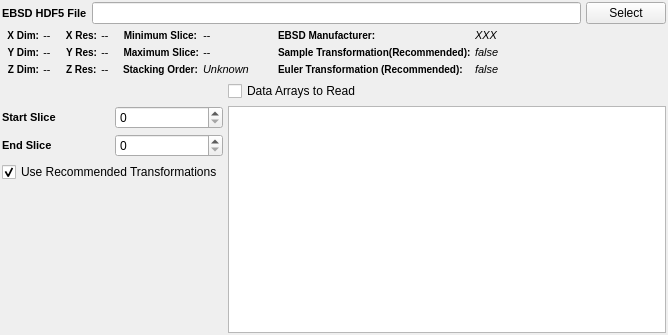
<?xml version="1.0" encoding="UTF-8"?>
<ui version="4.0">
 <class>ReadH5EbsdWidget</class>
 <widget class="QWidget" name="ReadH5EbsdWidget">
  <property name="geometry">
   <rect>
    <x>0</x>
    <y>0</y>
    <width>668</width>
    <height>335</height>
   </rect>
  </property>

  <layout class="QVBoxLayout" name="verticalLayout">
   <property name="spacing">
    <number>5</number>
   </property>
   <property name="leftMargin">
    <number>2</number>
   </property>
   <property name="topMargin">
    <number>2</number>
   </property>
   <property name="rightMargin">
    <number>2</number>
   </property>
   <property name="bottomMargin">
    <number>2</number>
   </property>
   <item>
    <layout class="QHBoxLayout" name="horizontalLayout">
     <property name="topMargin">
      <number>0</number>
     </property>
     <item>
      <widget class="QLabel" name="label">
       <property name="styleSheet">
        <string notr="true">QLabel {
font-weight: bold;
font-size: 11px;
}</string>
       </property>
       <property name="text">
        <string>EBSD HDF5 File</string>
       </property>
      </widget>
     </item>
     <item>
      <widget class="QFSDropLineEdit" name="m_InputFile">
       <property name="sizePolicy">
        <sizepolicy hsizetype="Expanding" vsizetype="Fixed">
         <horstretch>0</horstretch>
         <verstretch>0</verstretch>
        </sizepolicy>
       </property>
      </widget>
     </item>
     <item>
      <widget class="QPushButton" name="m_InputFileBtn">
       <property name="sizePolicy">
        <sizepolicy hsizetype="Maximum" vsizetype="Fixed">
         <horstretch>0</horstretch>
         <verstretch>0</verstretch>
        </sizepolicy>
       </property>
       <property name="text">
        <string>Select</string>
       </property>
      </widget>
     </item>
    </layout>
   </item>
   <item>
    <layout class="QGridLayout" name="gridLayout_2">
     <property name="rightMargin">
      <number>0</number>
     </property>
     <property name="spacing">
      <number>4</number>
     </property>
     <item row="1" column="5">
      <spacer name="horizontalSpacer">
       <property name="orientation">
        <enum>Qt::Horizontal</enum>
       </property>
       <property name="sizeHint" stdset="0">
        <size>
         <width>40</width>
         <height>20</height>
        </size>
       </property>
      </spacer>
     </item>
     <item row="1" column="1">
      <layout class="QFormLayout" name="formLayout_4">
       <property name="labelAlignment">
        <set>Qt::AlignRight|Qt::AlignTrailing|Qt::AlignVCenter</set>
       </property>
       <property name="leftMargin">
        <number>5</number>
       </property>
       <property name="rightMargin">
        <number>5</number>
       </property>
       <item row="0" column="0">
        <widget class="QLabel" name="label_16">
         <property name="font">
          <font>
           <pointsize>-1</pointsize>
           <weight>75</weight>
           <bold>true</bold>
          </font>
         </property>
         <property name="styleSheet">
          <string notr="true">QLabel {
font-weight: bold;
font-size: 10px;
}</string>
         </property>
         <property name="text">
          <string>X Res:</string>
         </property>
         <property name="alignment">
          <set>Qt::AlignRight|Qt::AlignTrailing|Qt::AlignVCenter</set>
         </property>
        </widget>
       </item>
       <item row="0" column="1">
        <widget class="QLabel" name="m_XRes">
         <property name="font">
          <font>
           <pointsize>-1</pointsize>
           <italic>true</italic>
          </font>
         </property>
         <property name="styleSheet">
          <string notr="true">QLabel {
	font-size: 11px;
	font-style: italic;
}</string>
         </property>
         <property name="text">
          <string>--</string>
         </property>
         <property name="scaledContents">
          <bool>true</bool>
         </property>
        </widget>
       </item>
       <item row="1" column="0">
        <widget class="QLabel" name="label_17">
         <property name="font">
          <font>
           <pointsize>-1</pointsize>
           <weight>75</weight>
           <bold>true</bold>
          </font>
         </property>
         <property name="styleSheet">
          <string notr="true">QLabel {
font-weight: bold;
font-size: 10px;
}</string>
         </property>
         <property name="text">
          <string>Y Res:</string>
         </property>
         <property name="alignment">
          <set>Qt::AlignRight|Qt::AlignTrailing|Qt::AlignVCenter</set>
         </property>
        </widget>
       </item>
       <item row="1" column="1">
        <widget class="QLabel" name="m_YRes">
         <property name="font">
          <font>
           <pointsize>-1</pointsize>
           <italic>true</italic>
          </font>
         </property>
         <property name="styleSheet">
          <string notr="true">QLabel {
	font-size: 11px;
	font-style: italic;
}</string>
         </property>
         <property name="text">
          <string>--</string>
         </property>
         <property name="scaledContents">
          <bool>true</bool>
         </property>
        </widget>
       </item>
       <item row="2" column="0">
        <widget class="QLabel" name="label_200">
         <property name="font">
          <font>
           <pointsize>-1</pointsize>
           <weight>75</weight>
           <bold>true</bold>
          </font>
         </property>
         <property name="styleSheet">
          <string notr="true">QLabel {
font-weight: bold;
font-size: 10px;
}</string>
         </property>
         <property name="text">
          <string>Z Res:</string>
         </property>
        </widget>
       </item>
       <item row="2" column="1">
        <widget class="QLabel" name="m_ZRes">
         <property name="font">
          <font>
           <pointsize>-1</pointsize>
           <italic>true</italic>
          </font>
         </property>
         <property name="styleSheet">
          <string notr="true">QLabel {
	font-size: 11px;
	font-style: italic;
}</string>
         </property>
         <property name="text">
          <string>--</string>
         </property>
         <property name="scaledContents">
          <bool>true</bool>
         </property>
        </widget>
       </item>
      </layout>
     </item>
     <item row="1" column="0">
      <layout class="QFormLayout" name="formLayout_3">
       <property name="fieldGrowthPolicy">
        <enum>QFormLayout::AllNonFixedFieldsGrow</enum>
       </property>
       <property name="leftMargin">
        <number>5</number>
       </property>
       <property name="rightMargin">
        <number>5</number>
       </property>
       <item row="0" column="0">
        <widget class="QLabel" name="label_13">
         <property name="font">
          <font>
           <pointsize>-1</pointsize>
           <weight>75</weight>
           <bold>true</bold>
          </font>
         </property>
         <property name="styleSheet">
          <string notr="true">QLabel {
font-weight: bold;
font-size: 10px;
}</string>
         </property>
         <property name="text">
          <string>X Dim:</string>
         </property>
         <property name="alignment">
          <set>Qt::AlignRight|Qt::AlignTrailing|Qt::AlignVCenter</set>
         </property>
        </widget>
       </item>
       <item row="0" column="1">
        <widget class="QLabel" name="m_XDim">
         <property name="font">
          <font>
           <pointsize>-1</pointsize>
           <italic>true</italic>
          </font>
         </property>
         <property name="styleSheet">
          <string notr="true">QLabel {
	font-size: 11px;
	font-style: italic;
}</string>
         </property>
         <property name="text">
          <string>--</string>
         </property>
         <property name="scaledContents">
          <bool>true</bool>
         </property>
        </widget>
       </item>
       <item row="1" column="0">
        <widget class="QLabel" name="label_14">
         <property name="font">
          <font>
           <pointsize>-1</pointsize>
           <weight>75</weight>
           <bold>true</bold>
          </font>
         </property>
         <property name="styleSheet">
          <string notr="true">QLabel {
font-weight: bold;
font-size: 10px;
}</string>
         </property>
         <property name="text">
          <string>Y Dim:</string>
         </property>
         <property name="alignment">
          <set>Qt::AlignRight|Qt::AlignTrailing|Qt::AlignVCenter</set>
         </property>
        </widget>
       </item>
       <item row="1" column="1">
        <widget class="QLabel" name="m_YDim">
         <property name="font">
          <font>
           <pointsize>-1</pointsize>
           <italic>true</italic>
          </font>
         </property>
         <property name="styleSheet">
          <string notr="true">QLabel {
	font-size: 11px;
	font-style: italic;
}</string>
         </property>
         <property name="text">
          <string>--</string>
         </property>
         <property name="scaledContents">
          <bool>true</bool>
         </property>
        </widget>
       </item>
       <item row="2" column="0">
        <widget class="QLabel" name="label_15">
         <property name="font">
          <font>
           <pointsize>-1</pointsize>
           <weight>75</weight>
           <bold>true</bold>
          </font>
         </property>
         <property name="styleSheet">
          <string notr="true">QLabel {
font-weight: bold;
font-size: 10px;
}</string>
         </property>
         <property name="text">
          <string>Z Dim:</string>
         </property>
         <property name="alignment">
          <set>Qt::AlignRight|Qt::AlignTrailing|Qt::AlignVCenter</set>
         </property>
        </widget>
       </item>
       <item row="2" column="1">
        <widget class="QLabel" name="m_ZDim">
         <property name="font">
          <font>
           <pointsize>-1</pointsize>
           <italic>true</italic>
          </font>
         </property>
         <property name="styleSheet">
          <string notr="true">QLabel {
	font-size: 11px;
	font-style: italic;
}</string>
         </property>
         <property name="text">
          <string>--</string>
         </property>
         <property name="scaledContents">
          <bool>true</bool>
         </property>
        </widget>
       </item>
      </layout>
     </item>
     <item row="1" column="4">
      <layout class="QFormLayout" name="formLayout_2">
       <property name="fieldGrowthPolicy">
        <enum>QFormLayout::AllNonFixedFieldsGrow</enum>
       </property>
       <property name="labelAlignment">
        <set>Qt::AlignLeading|Qt::AlignLeft|Qt::AlignVCenter</set>
       </property>
       <property name="leftMargin">
        <number>5</number>
       </property>
       <property name="rightMargin">
        <number>5</number>
       </property>
       <item row="0" column="0">
        <widget class="QLabel" name="label_23">
         <property name="font">
          <font>
           <pointsize>-1</pointsize>
           <weight>75</weight>
           <bold>true</bold>
          </font>
         </property>
         <property name="styleSheet">
          <string notr="true">QLabel {
font-weight: bold;
font-size: 10px;
}</string>
         </property>
         <property name="text">
          <string>EBSD Manufacturer:</string>
         </property>
         <property name="alignment">
          <set>Qt::AlignJustify|Qt::AlignVCenter</set>
         </property>
         <property name="wordWrap">
          <bool>false</bool>
         </property>
        </widget>
       </item>
       <item row="0" column="1">
        <widget class="QLabel" name="m_EbsdManufacturer">
         <property name="font">
          <font>
           <pointsize>-1</pointsize>
           <italic>true</italic>
          </font>
         </property>
         <property name="styleSheet">
          <string notr="true">QLabel {
	font-size: 11px;
	font-style: italic;
}</string>
         </property>
         <property name="text">
          <string>XXX</string>
         </property>
         <property name="scaledContents">
          <bool>true</bool>
         </property>
        </widget>
       </item>
       <item row="1" column="0">
        <widget class="QLabel" name="label_3">
         <property name="font">
          <font>
           <pointsize>-1</pointsize>
           <weight>75</weight>
           <bold>true</bold>
          </font>
         </property>
         <property name="styleSheet">
          <string notr="true">QLabel {
font-weight: bold;
font-size: 10px;
}</string>
         </property>
         <property name="text">
          <string>Sample Transformation(Recommended):</string>
         </property>
         <property name="alignment">
          <set>Qt::AlignJustify|Qt::AlignVCenter</set>
         </property>
         <property name="wordWrap">
          <bool>false</bool>
         </property>
        </widget>
       </item>
       <item row="1" column="1">
        <widget class="QLabel" name="m_SampleTransformationLabel">
         <property name="font">
          <font>
           <pointsize>-1</pointsize>
           <italic>true</italic>
          </font>
         </property>
         <property name="styleSheet">
          <string notr="true">QLabel {
	font-size: 11px;
	font-style: italic;
}</string>
         </property>
         <property name="text">
          <string>false</string>
         </property>
         <property name="scaledContents">
          <bool>true</bool>
         </property>
        </widget>
       </item>
       <item row="2" column="0">
        <widget class="QLabel" name="label_20">
         <property name="font">
          <font>
           <pointsize>-1</pointsize>
           <weight>75</weight>
           <bold>true</bold>
          </font>
         </property>
         <property name="styleSheet">
          <string notr="true">QLabel {
font-weight: bold;
font-size: 10px;
}</string>
         </property>
         <property name="text">
          <string>Euler Transformation (Recommended):</string>
         </property>
         <property name="alignment">
          <set>Qt::AlignJustify|Qt::AlignVCenter</set>
         </property>
         <property name="wordWrap">
          <bool>false</bool>
         </property>
        </widget>
       </item>
       <item row="2" column="1">
        <widget class="QLabel" name="m_EulerTransformationLabel">
         <property name="font">
          <font>
           <pointsize>-1</pointsize>
           <italic>true</italic>
          </font>
         </property>
         <property name="styleSheet">
          <string notr="true">QLabel {
	font-size: 11px;
	font-style: italic;
}</string>
         </property>
         <property name="text">
          <string>false</string>
         </property>
         <property name="scaledContents">
          <bool>true</bool>
         </property>
        </widget>
       </item>
      </layout>
     </item>
     <item row="1" column="2">
      <layout class="QFormLayout" name="formLayout">
       <property name="fieldGrowthPolicy">
        <enum>QFormLayout::FieldsStayAtSizeHint</enum>
       </property>
       <property name="labelAlignment">
        <set>Qt::AlignLeading|Qt::AlignLeft|Qt::AlignVCenter</set>
       </property>
       <property name="leftMargin">
        <number>5</number>
       </property>
       <property name="rightMargin">
        <number>5</number>
       </property>
       <item row="0" column="1">
        <widget class="QLabel" name="m_ZMin">
         <property name="font">
          <font>
           <pointsize>-1</pointsize>
           <italic>true</italic>
          </font>
         </property>
         <property name="styleSheet">
          <string notr="true">QLabel {
	font-size: 11px;
	font-style: italic;
}</string>
         </property>
         <property name="text">
          <string>--</string>
         </property>
         <property name="scaledContents">
          <bool>true</bool>
         </property>
        </widget>
       </item>
       <item row="1" column="0">
        <widget class="QLabel" name="label_54">
         <property name="font">
          <font>
           <pointsize>-1</pointsize>
           <weight>75</weight>
           <bold>true</bold>
          </font>
         </property>
         <property name="styleSheet">
          <string notr="true">QLabel {
font-weight: bold;
font-size: 10px;
}</string>
         </property>
         <property name="text">
          <string>Maximum Slice:</string>
         </property>
         <property name="alignment">
          <set>Qt::AlignRight|Qt::AlignTrailing|Qt::AlignVCenter</set>
         </property>
        </widget>
       </item>
       <item row="1" column="1">
        <widget class="QLabel" name="m_ZMax">
         <property name="font">
          <font>
           <pointsize>-1</pointsize>
           <italic>true</italic>
          </font>
         </property>
         <property name="styleSheet">
          <string notr="true">QLabel {
	font-size: 11px;
	font-style: italic;
}</string>
         </property>
         <property name="text">
          <string>--</string>
         </property>
         <property name="scaledContents">
          <bool>true</bool>
         </property>
        </widget>
       </item>
       <item row="0" column="0">
        <widget class="QLabel" name="label_7">
         <property name="font">
          <font>
           <pointsize>-1</pointsize>
           <weight>75</weight>
           <bold>true</bold>
          </font>
         </property>
         <property name="styleSheet">
          <string notr="true">QLabel {
font-weight: bold;
font-size: 10px;
}</string>
         </property>
         <property name="text">
          <string>Minimum Slice:</string>
         </property>
         <property name="alignment">
          <set>Qt::AlignRight|Qt::AlignTrailing|Qt::AlignVCenter</set>
         </property>
        </widget>
       </item>
       <item row="2" column="1">
        <widget class="QLabel" name="m_RefFrameZDir">
         <property name="font">
          <font>
           <pointsize>-1</pointsize>
           <italic>true</italic>
          </font>
         </property>
         <property name="styleSheet">
          <string notr="true">QLabel {
	font-size: 11px;
	font-style: italic;
}</string>
         </property>
         <property name="text">
          <string>Unknown</string>
         </property>
         <property name="scaledContents">
          <bool>true</bool>
         </property>
        </widget>
       </item>
       <item row="2" column="0">
        <widget class="QLabel" name="label_24">
         <property name="font">
          <font>
           <pointsize>-1</pointsize>
           <weight>75</weight>
           <bold>true</bold>
          </font>
         </property>
         <property name="styleSheet">
          <string notr="true">QLabel {
font-weight: bold;
font-size: 10px;
}</string>
         </property>
         <property name="text">
          <string>Stacking Order:</string>
         </property>
         <property name="scaledContents">
          <bool>false</bool>
         </property>
        </widget>
       </item>
      </layout>
     </item>
     <item row="1" column="3">
      <spacer name="horizontalSpacer_2">
       <property name="orientation">
        <enum>Qt::Horizontal</enum>
       </property>
       <property name="sizeType">
        <enum>QSizePolicy::Fixed</enum>
       </property>
       <property name="sizeHint" stdset="0">
        <size>
         <width>15</width>
         <height>20</height>
        </size>
       </property>
      </spacer>
     </item>
    </layout>
   </item>
   <item>
    <layout class="QGridLayout" name="widgetLayout">
     <item row="2" column="2">
      <widget class="QSpinBox" name="m_ZEndIndex">
       <property name="minimumSize">
        <size>
         <width>75</width>
         <height>0</height>
        </size>
       </property>
      </widget>
     </item>
     <item row="1" column="1">
      <widget class="QLabel" name="label_5">
       <property name="styleSheet">
        <string notr="true">QLabel {
font-weight: bold;
font-size: 11px;
}</string>
       </property>
       <property name="text">
        <string>Start Slice</string>
       </property>
      </widget>
     </item>
     <item row="1" column="2">
      <widget class="QSpinBox" name="m_ZStartIndex">
       <property name="minimumSize">
        <size>
         <width>75</width>
         <height>0</height>
        </size>
       </property>
      </widget>
     </item>
     <item row="4" column="1" colspan="2">
      <spacer name="verticalSpacer">
       <property name="orientation">
        <enum>Qt::Vertical</enum>
       </property>
       <property name="sizeHint" stdset="0">
        <size>
         <width>20</width>
         <height>40</height>
        </size>
       </property>
      </spacer>
     </item>
     <item row="2" column="1">
      <widget class="QLabel" name="label_6">
       <property name="styleSheet">
        <string notr="true">QLabel {
font-weight: bold;
font-size: 11px;
}</string>
       </property>
       <property name="text">
        <string>End Slice</string>
       </property>
      </widget>
     </item>
     <item row="3" column="1" colspan="2">
      <widget class="QCheckBox" name="m_UseTransformations">
       <property name="layoutDirection">
        <enum>Qt::LeftToRight</enum>
       </property>
       <property name="text">
        <string>Use Recommended Transformations</string>
       </property>
       <property name="checked">
        <bool>true</bool>
       </property>
      </widget>
     </item>
     <item row="1" column="3" rowspan="4">
      <widget class="QListWidget" name="m_CellList">
       <property name="alternatingRowColors">
        <bool>true</bool>
       </property>
       <property name="selectionMode">
        <enum>QAbstractItemView::NoSelection</enum>
       </property>
       <property name="uniformItemSizes">
        <bool>true</bool>
       </property>
      </widget>
     </item>
     <item row="0" column="3">
      <widget class="QCheckBox" name="m_DataArraysCheckBox">
       <property name="text">
        <string>Data Arrays to Read</string>
       </property>
       <property name="tristate">
        <bool>true</bool>
       </property>
      </widget>
     </item>
    </layout>
   </item>
  </layout>
 </widget>
 <customwidgets>
  <customwidget>
   <class>QFSDropLineEdit</class>
   <extends>QLineEdit</extends>
   <header location="global">QFSDropLineEdit.h</header>
  </customwidget>
 </customwidgets>
 <resources/>
 <connections/>
</ui>
